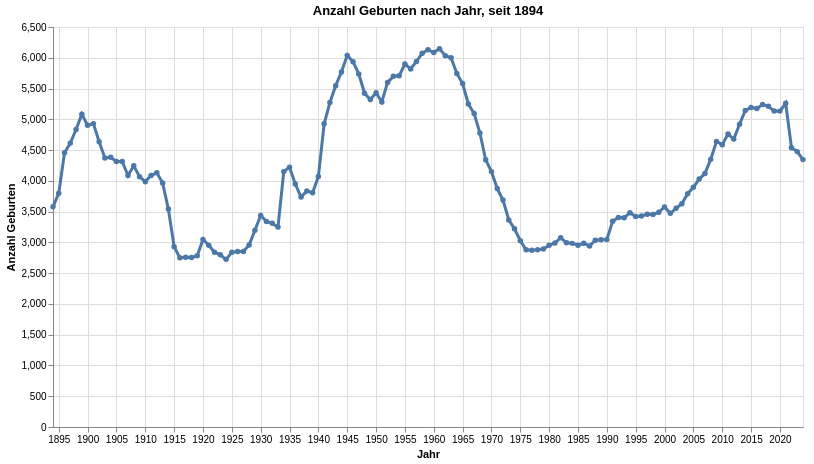

This figure's notebook cell:
### Code cell
grafik1 = mypy_dv.plot_altair_multiline_highlight(
    data = myAgg1.reset_index()
    ,x = 'StichtagDatJahr'
    ,y = 'AnzGebuWir'
    ,x_beschriftung = 'Jahr'
    , y_beschriftung = 'Anzahl Geburten'
    #,category = "ThemaLang"
    ,category_beschriftung= 'Legende:'
    ,warning_status = "ignore" #always or ignore
    ,myTitle="Anzahl Geburten nach Jahr, seit "+data_min_date
)
grafik1

### Figure 1 — Vega-Lite specification as saved in the notebook (floating-point values rounded to 4 significant figures; data arrays with more than 128 entries replaced by an {"elided": "..."} marker saying what was removed)
{"config": {"view": {"continuousWidth": 300, "continuousHeight": 300}}, "layer": [{"mark": {"type": "circle"}, "encoding": {"opacity": {"value": 1.3}, "tooltip": [{"field": "StichtagDatJahr", "type": "temporal"}, {"field": "AnzGebuWir", "type": "quantitative"}], "x": {"axis": {"title": "Jahr"}, "field": "StichtagDatJahr", "type": "temporal"}, "y": {"axis": {"title": "Anzahl Geburten"}, "field": "AnzGebuWir", "type": "quantitative"}}, "name": "view_18", "title": "Anzahl Geburten nach Jahr, seit 1894"}, {"mark": {"type": "line"}, "encoding": {"size": {"condition": {"test": {"not": {"param": "param_18"}}, "value": 1.2}, "value": 3}, "tooltip": [{"field": "StichtagDatJahr", "type": "temporal"}, {"field": "AnzGebuWir", "type": "quantitative"}], "x": {"axis": {"title": "Jahr"}, "field": "StichtagDatJahr", "type": "temporal"}, "y": {"axis": {"title": "Anzahl Geburten"}, "field": "AnzGebuWir", "type": "quantitative"}}, "title": "Anzahl Geburten nach Jahr, seit 1894"}], "data": {"name": "data-19479122ee3ec2c317ee8528aece5331"}, "height": 400, "params": [{"name": "param_18", "select": {"type": "point", "fields": [""], "nearest": true, "on": "pointerover"}, "views": ["view_18"]}], "width": 750, "$schema": "https://vega.github.io/schema/vega-lite/v5.8.0.json", "datasets": {"data-19479122ee3ec2c317ee8528aece5331": {"elided": "131 records"}}}
